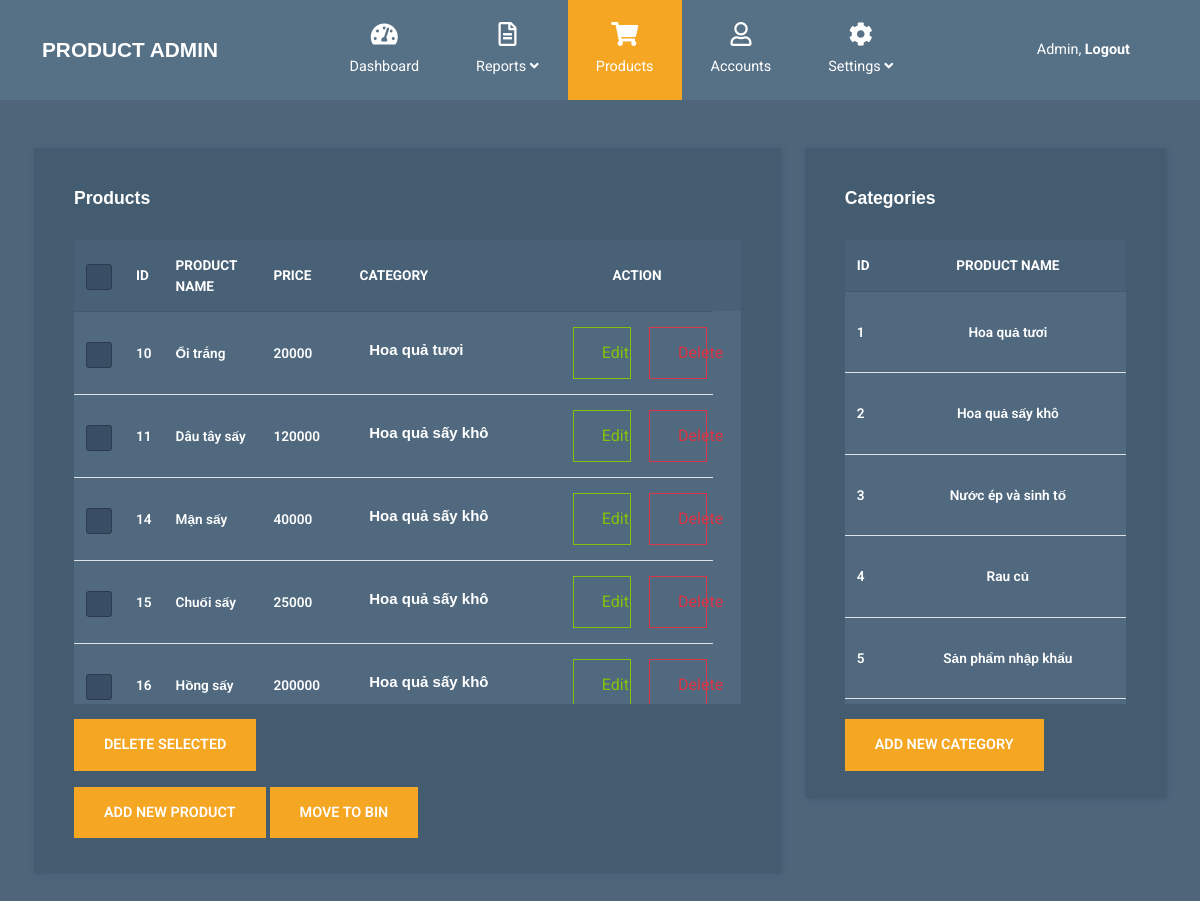
/admin/products.php, run on the app's committed database.
### tables this page shows
CREATE TABLE IF NOT EXISTS `products` (
  `id` int NOT NULL AUTO_INCREMENT,
  `name` varchar(255) NOT NULL,
  `price` int NOT NULL,
  `description` text NOT NULL,
  `image` varchar(255) NOT NULL,
  `views` int NOT NULL DEFAULT '0',
  `likes` int NOT NULL DEFAULT '0',
  `status` tinyint NOT NULL DEFAULT '1',
  PRIMARY KEY (`id`)
);

CREATE TABLE IF NOT EXISTS `categories` (
  `id` int NOT NULL AUTO_INCREMENT,
  `name` varchar(255) NOT NULL,
  PRIMARY KEY (`id`)
);

### app/model/Product.php (called while the page is built, shortened)
<?php
class Product extends Database
{
    public function all()
    {
        $sql = parent::$connection->prepare('SELECT `products`.*, GROUP_CONCAT(`categories`.`name`) AS category_name
                                            FROM `products`
                                            LEFT JOIN `category_product`
                                            ON `products`.`id` = `category_product`.`product_id`
                                            LEFT JOIN `categories`
                                            ON `categories`.`id` = `category_product`.`category_id`
                                            WHERE `products`.`status`=1
                                            GROUP BY `products`.`id`');
        return parent::select($sql);
    }
}

### app/model/Database.php (called while the page is built, shortened)
<?php
class Database
{
     public function select($sql)
     {
          $sql->execute();
          $items = $sql->get_result()->fetch_all(MYSQLI_ASSOC);
          return $items;
     }
}

### app/model/Category.php (called while the page is built)
<?php
class Category extends Database
{
    public function all() {
        $sql = parent::$connection->prepare('SELECT * from `categories`');
        return parent::select($sql);
    }
}

### admin/products.php (the view, shortened to what this page needs)
<?php
require_once '../config/database.php';
$productModel = new Product();
$products = $productModel->all();
$categoryModel = new Category();
$categories = $categoryModel->all();
?>
<!DOCTYPE html>
<html lang="en">
<head>
  <link rel="stylesheet" href="../css/fontawesome.min.css" />
  <link rel="stylesheet" href="../css/bootstrap.min.css" />
  <link rel="stylesheet" href="../css/templatemo-style.css">
</head>
<body id="reportsPage">
  <nav class="navbar navbar-expand-xl">
    <div class="container h-100">
      <a class="navbar-brand" href="index.php">
        <h1 class="tm-site-title mb-0">Product Admin</h1>
      </a>
      <div class="collapse navbar-collapse" id="navbarSupportedContent">
        <ul class="navbar-nav mx-auto h-100">
          <li class="nav-item">
            <a class="nav-link" href="index.php">
              <i class="fas fa-tachometer-alt"></i> Dashboard
            </a>
          </li>
          <li class="nav-item dropdown">
            <a
              class="nav-link dropdown-toggle"
              href="#"
              id="navbarDropdown"
              role="button"
              data-toggle="dropdown"
              aria-haspopup="true"
              aria-expanded="false">
              <i class="far fa-file-alt"></i>
              <span> Reports <i class="fas fa-angle-down"></i> </span>
            </a>
          </li>
          <li class="nav-item">
            <a class="nav-link active" href="products.html">
              <i class="fas fa-shopping-cart"></i> Products
            </a>
          </li>
          <li class="nav-item">
            <a class="nav-link" href="accounts.html">
              <i class="far fa-user"></i> Accounts
            </a>
          </li>
          <li class="nav-item dropdown">
            <a
              class="nav-link dropdown-toggle"
              href="#"
              id="navbarDropdown"
              role="button"
              data-toggle="dropdown"
              aria-haspopup="true"
              aria-expanded="false">
              <i class="fas fa-cog"></i>
              <span> Settings <i class="fas fa-angle-down"></i> </span>
            </a>
          </li>
        </ul>
        <ul class="navbar-nav">
          <li class="nav-item">
            <a class="nav-link d-block" href="login.html">
              Admin, <b>Logout</b>
            </a>
          </li>
        </ul>
      </div>
    </div>
  </nav>
  <div class="container mt-5">
    <div class="row tm-content-row">
      <div class="col-sm-12 col-md-12 col-lg-8 col-xl-8 tm-block-col">
        <div class="tm-bg-primary-dark tm-block tm-block-products">
          <h2 class="tm-block-title">Products</h2>
          <div class="tm-product-table-container">
            <table class="table table-hover tm-table-small tm-product-table">
              <thead>
                <tr>
                  <th><input type="checkbox" name="" id="" class="form-check-input" onclick="checkAll(this)"></th>
                  <th scope="col">ID</th>
                  <th scope="col">PRODUCT NAME</th>
                  <th scope="col">PRICE</th>
                  <th scope="col">CATEGORY</th>
                  <th scope="col" style="text-align: center;">ACTION</th>
                  <th scope="col">&nbsp;</th>
                </tr>
              </thead>
              <tbody>
                <?php
                foreach ($products as $product) :
                ?>
                  <tr>
                    <td><input type="checkbox" name="id-delete[]" class="form-check-input check-id" value="<?php echo $product['id'] ?>"></td>
                    <td><?php echo $product['id'] ?></td>
                    <td><?php echo $product['name'] ?></td>
                    <td><?php echo $product['price'] ?></td>
                    <td>
                      <h5>
                        <?php
                        echo (!empty($product['category_name'])) ? implode(array_map(function ($e) {
                          return "<span class='badge text-bg-warning'>$e</span>";
                        }, explode(',', $product['category_name']))) : '';
                        ?>
                      </h5>
                    </td>
                    <td>
<div class="row">
  <div class="col-6">
  <a href="edit.php?id=<?php echo $product['id'] ?>" class="btn btn-outline-primary">Edit</a>
  </div>
  <div class="col-6">
  <form action="products.php" method="post" onsubmit="return confirm('Xóa không?')">
                        <button type="submit" class="btn btn-outline-danger">Delete</button>
                      </form>
  </div>
</div>
                    </td>
                  </tr>
                <?php
                endforeach;
                ?>
              </tbody>
            </table>
          </div>
            <div>
              <form action="products.php" method="post" id="delete-selected-form">
                <button type="submit" class="btn btn-primary btn-block text-uppercase mb-3">DELETE SELECTED</button>
              </form>
              <a
                href="add.php"
                class="btn btn-primary btn-block text-uppercase mb-3">Add new product</a>
              <a
                href="bin.php"
                class="btn btn-primary btn-block text-uppercase mb-3">Move to Bin</a>
            </div>
        </div>
      </div>
      <div class="col-sm-12 col-md-12 col-lg-4 col-xl-4 tm-block-col">
        <div class="tm-bg-primary-dark tm-block tm-block-product-categories">
          <h2 class="tm-block-title">Categories</h2>
          <div class="tm-product-table-container">
            <table class="table tm-table-small tm-product-table">
              <thead>
                <tr>
                  <th scope="col">ID</th>
                  <th scope="col" style="text-align: center;">PRODUCT NAME</th>
                </tr>
              </thead>
              <tbody>
                <?php foreach ($categories as $category) : ?>
                  <tr >
                    <td><?php echo $category['id'] ?></td>
                    <td class="tm-product-name">
                      <a class="nav-link" href="category.php?id=<?php echo $category['id'] ?>"><?php echo $category['name'] ?></a>
                    </td>
                  </tr>
                <?php endforeach; ?>
              </tbody>
            </table>
          </div>
          <button class="btn btn-primary btn-block text-uppercase mb-3">
            Add new category
          </button>
        </div>
      </div>
    </div>
  </div>
</body>
</html>

### css/templatemo-style.css (style rules this page uses)
html { font-size: 16px; overflow-x: hidden; }
body { font-family: Roboto, Helvetica, Arial, sans-serif; background-color: #4e657a; overflow-x: hidden; }
a { transition: all 0.3s ease; }
.navbar-brand { display: flex; align-items: center; }
.tm-site-title { display: inline-block; text-transform: uppercase; font-size: 1.3rem; font-weight: 700; color: #fff; }
.navbar { height: 100px; background-color: #567086; padding: 0; }
.navbar .container { position: relative; }
.tm-block-col { margin-bottom: 30px; }
.tm-block { padding: 40px; -webkit-box-shadow: 1px 1px 5px 0 #455c71; -moz-box-shadow: 1px 1px 5px 0 #455c71; box-shadow: 1px 1px 5px 0 #455c71; min-height: 350px; height: 100%; max-height: 450px; }
.tm-block-title { font-size: 1.1rem; font-weight: 700; color: #fff; margin-bottom: 30px; }
.nav-link { color: #fff; height: 100%; display: flex; align-items: center; justify-content: center; flex-direction: column; font-size: 90%; }
.nav-link > i { margin-bottom: 10px; margin-right: 0; font-size: 1.5rem; }
.dropdown-item, .nav-link { padding: 15px 20px; }
.navbar-nav .active > .nav-link, .navbar-nav .nav-link.active { background-color: #f5a623; color: #fff; }
.navbar-nav .nav-link.active i { color: #fff; }
.nav-item { text-align: center; }
.nav-item:last-child { margin-right: 0; }
.dropdown-toggle::after { display: none; }
.tm-content-row { justify-content: space-between; margin-left: -20px; margin-right: -20px; }
.table { background-color: #50697f; color: #fff; font-size: 85%; margin-bottom: 0; }
thead { background-color: #486177; color: #fff; }
.table thead th { border-bottom: 0; }
.btn { border-radius: 0; padding: 13px 28px; transition: all 0.2s ease; max-width: 100%; }
.btn-primary { color: #fff; background-color: #f5a623; border: 2px solid #f5a623; font-size: 90%; font-weight: 600; }
.table td, .table th { border-top: 1px solid #415a70; padding: 15px 25px; vertical-align: middle; }
.tm-table-small td, .tm-table-small th { padding-left: 12px; padding-right: 12px; }
.table-hover tbody tr { transition: all 0.2s ease; }
.tm-bg-primary-dark { background-color: #435c70; }
input[type="checkbox"] { cursor: pointer; -webkit-appearance: none; appearance: none; background-color: #394e64; background-position: center; border-radius: 50%; box-sizing: border-box; position: relative; box-sizing: content-box; width: 24px; height: 24px; transition: all 0.1s linear; }
.tm-block-products { min-height: 725px; }
.tm-block-product-categories { min-height: 650px; }
.tm-product-table-container { max-height: 465px; margin-bottom: 15px; overflow-y: scroll; }
.tm-product-table tr { font-weight: 600; }
.tm-product-name { font-size: 0.95rem; font-weight: 600; }
@media (min-width: 1200px) { .navbar-expand-xl .navbar-nav .nav-link { padding-left: 28px; padding-right: 28px; } }
@media (min-width: 1200px) { .navbar-collapse { height: 100%; } }
@media (max-width: 1275px) and (min-width: 1200px) { .nav-item { margin-right: 15px; } }
@media (max-width: 1350px) { .nav-item { margin-right: 1px; } }

### data on the page
products: id "10", name "Ổi trắng", price "20000", e "Hoa quả tươi"
products: id "11", name "Dâu tây sấy", price "120000", e "Hoa quả sấy khô"
products: id "14", name "Mận sấy", price "40000", e "Hoa quả sấy khô"
products: id "15", name "Chuối sấy", price "25000", e "Hoa quả sấy khô"
products: id "16", name "Hồng sấy", price "200000", e "Hoa quả sấy khô"
categories: id "1", name "Hoa quả tươi"
categories: id "2", name "Hoa quả sấy khô"
categories: id "3", name "Nước ép và sinh tố"
categories: id "4", name "Rau củ"
categories: id "5", name "Sản phẩm nhập khẩu"
